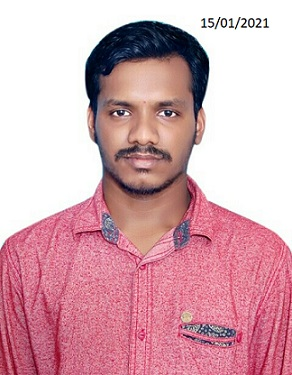
#> input picture photo.jpg, 292 x 375 px
$ jupyter execute ProjectsOnImages.ipynb
#> lines starting #> are read from the running program, lines starting #| are printed output that depends on the picture
[cell 1]
from PIL import Image
Image.open("photo.jpg").show() # In that open the image and show

[cell 2]
d = int(input("Enter Rotation% : "))
#> the answer given: 3
f = input("Enter the file name : ")
#> the answer given: photo.jpg
Image.open("photo.jpg").rotate(d).save(f) # Image is rotated given % and saved
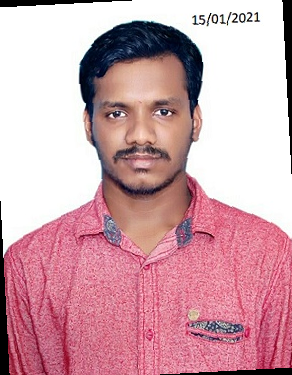
#> saved as photo.jpg: PIL image 292x375 RGB; mean R, G, B 207.1, 162.5, 171.9
print("Image Rotated and saved")
Image.open(f).show()

[cell 3]
Image.open("90.jpg").convert('L').save("bw.png")  # Image is converted to black and white Image
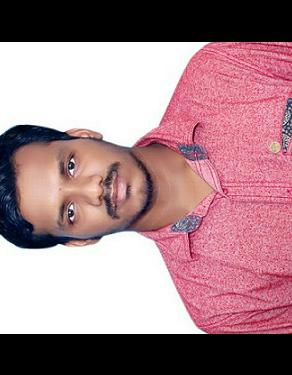
#> input picture 90.jpg, 292 x 375 px
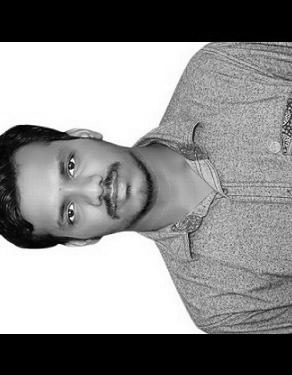
#> saved as bw.png: PIL image 292x375 L; min 0, max 255, mean 142
Image.open("bw.png").show()
